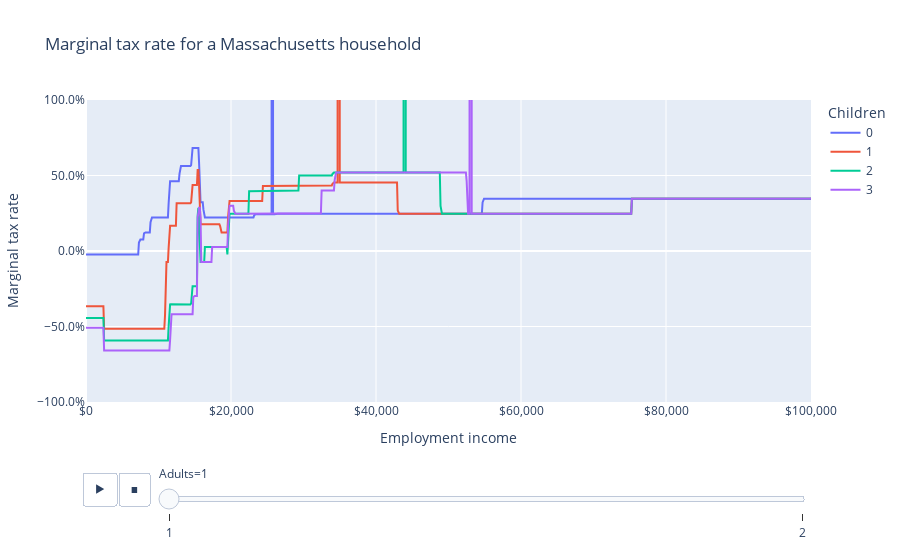

The cell this chart's notebook holds for it:
### Markdown cell above
Total marginal tax rates range from -66% to 52%.

### Code cell
fig = px.line(
    df,
    "employment_income",
    "mtr",
    color="children",
    animation_frame="adults",
    labels=LABELS,
    title="Marginal tax rate for a Massachusetts household",
)
fig.update_layout(xaxis_tickformat="$,", yaxis_tickformat=".1%", yaxis_range=[-1, 1])
fig.show()

### Figure 1 — Plotly figure (JSON) as saved in the notebook; plotly's stock layout.template omitted (floating-point values rounded to 4 significant figures; data arrays with more than 128 entries replaced by an {"elided": "..."} marker saying what was removed)
{"data": [{"hovertemplate": "Children=0<br>Adults=1<br>Employment income=%{x}<br>Marginal tax rate=%{y}<extra></extra>", "legendgroup": "0", "line": {"color": "#636efa", "dash": "solid"}, "marker": {"symbol": "circle"}, "mode": "lines", "name": "0", "orientation": "v", "showlegend": true, "type": "scatter", "x": {"elided": "1001 int values"}, "xaxis": "x", "y": {"elided": "1001 float values"}, "yaxis": "y"}, {"hovertemplate": "Children=1<br>Adults=1<br>Employment income=%{x}<br>Marginal tax rate=%{y}<extra></extra>", "legendgroup": "1", "line": {"color": "#EF553B", "dash": "solid"}, "marker": {"symbol": "circle"}, "mode": "lines", "name": "1", "orientation": "v", "showlegend": true, "type": "scatter", "x": {"elided": "1001 int values"}, "xaxis": "x", "y": {"elided": "1001 float values"}, "yaxis": "y"}, {"hovertemplate": "Children=2<br>Adults=1<br>Employment income=%{x}<br>Marginal tax rate=%{y}<extra></extra>", "legendgroup": "2", "line": {"color": "#00cc96", "dash": "solid"}, "marker": {"symbol": "circle"}, "mode": "lines", "name": "2", "orientation": "v", "showlegend": true, "type": "scatter", "x": {"elided": "1001 int values"}, "xaxis": "x", "y": {"elided": "1001 float values"}, "yaxis": "y"}, {"hovertemplate": "Children=3<br>Adults=1<br>Employment income=%{x}<br>Marginal tax rate=%{y}<extra></extra>", "legendgroup": "3", "line": {"color": "#ab63fa", "dash": "solid"}, "marker": {"symbol": "circle"}, "mode": "lines", "name": "3", "orientation": "v", "showlegend": true, "type": "scatter", "x": {"elided": "1001 int values"}, "xaxis": "x", "y": {"elided": "1001 float values"}, "yaxis": "y"}], "layout": {"legend": {"title": {"text": "Children"}, "tracegroupgap": 0}, "sliders": [{"active": 0, "currentvalue": {"prefix": "Adults="}, "len": 0.9, "pad": {"b": 10, "t": 60}, "steps": [{"args": [["1"], {"frame": {"duration": 0, "redraw": false}, "fromcurrent": true, "mode": "immediate", "transition": {"duration": 0, "easing": "linear"}}], "label": "1", "method": "animate"}, {"args": [["2"], {"frame": {"duration": 0, "redraw": false}, "fromcurrent": true, "mode": "immediate", "transition": {"duration": 0, "easing": "linear"}}], "label": "2", "method": "animate"}], "x": 0.1, "xanchor": "left", "y": 0, "yanchor": "top"}], "title": {"text": "Marginal tax rate for a Massachusetts household"}, "updatemenus": [{"buttons": [{"args": [null, {"frame": {"duration": 500, "redraw": false}, "fromcurrent": true, "mode": "immediate", "transition": {"duration": 500, "easing": "linear"}}], "label": "&#9654;", "method": "animate"}, {"args": [[null], {"frame": {"duration": 0, "redraw": false}, "fromcurrent": true, "mode": "immediate", "transition": {"duration": 0, "easing": "linear"}}], "label": "&#9724;", "method": "animate"}], "direction": "left", "pad": {"r": 10, "t": 70}, "showactive": false, "type": "buttons", "x": 0.1, "xanchor": "right", "y": 0, "yanchor": "top"}], "xaxis": {"anchor": "y", "domain": [0, 1], "tickformat": "$,", "title": {"text": "Employment income"}}, "yaxis": {"anchor": "x", "domain": [0, 1], "range": [-1, 1], "tickformat": ".1%", "title": {"text": "Marginal tax rate"}}}}
